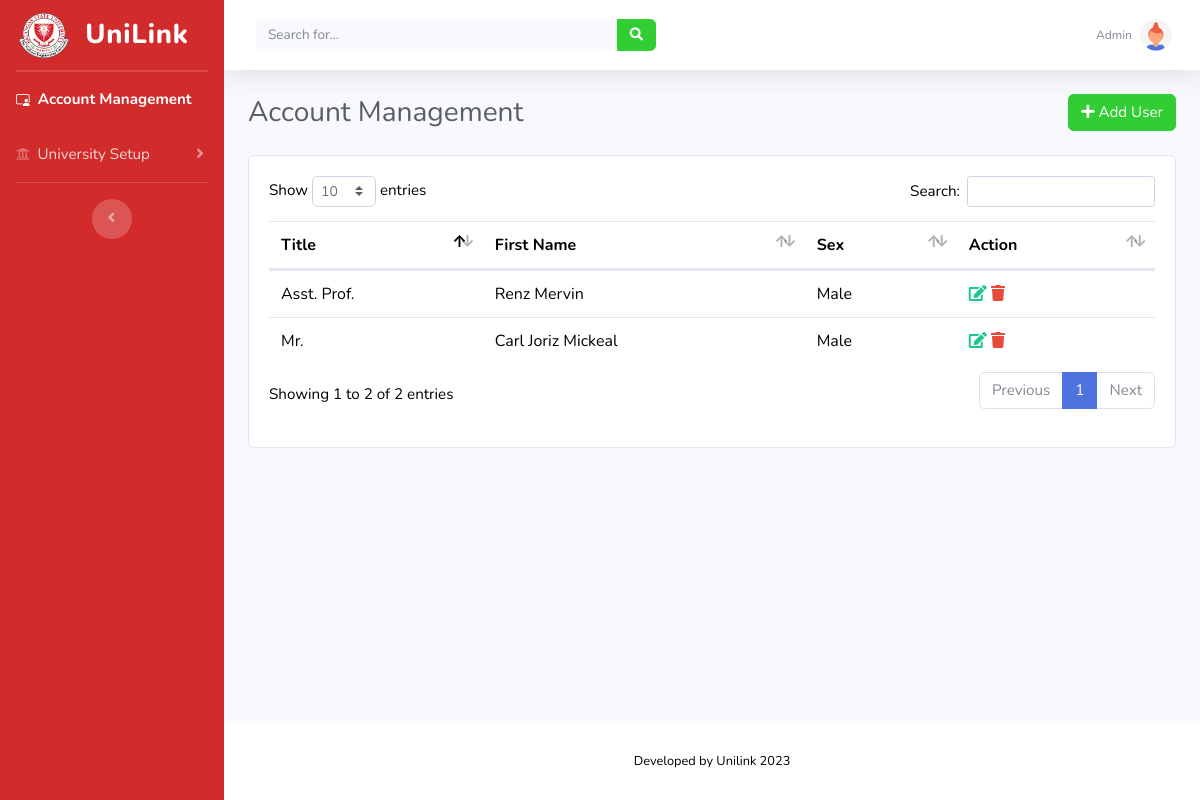
Before: /ADMIN/main_user_management.php (signed in) with the older database file.
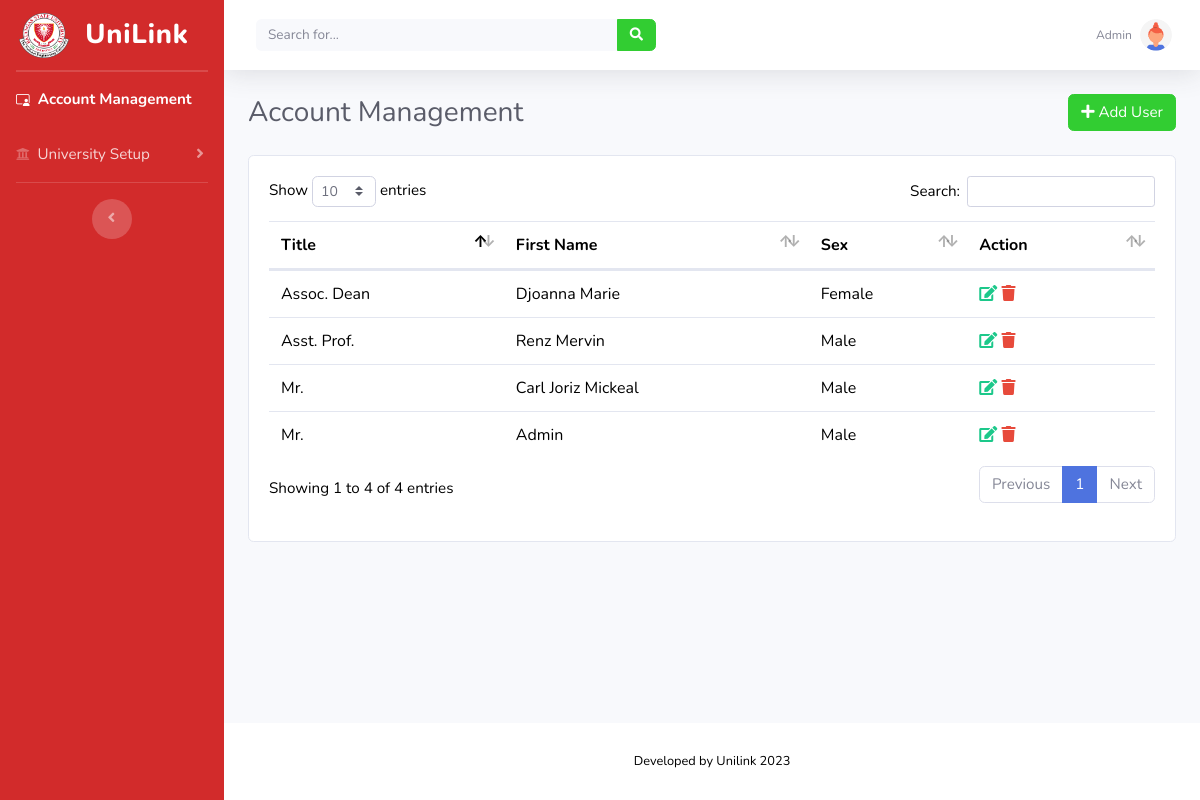
After: the same page with the newer database file.
### tables this page shows
CREATE TABLE `users` (
  `id` int(11) NOT NULL,
  `title` varchar(100) NOT NULL,
  `first_name` varchar(100) NOT NULL,
  `mid_name` varchar(100) NOT NULL,
  `last_name` varchar(100) NOT NULL,
  `sex` varchar(25) NOT NULL,
  `email` varchar(100) NOT NULL,
  `pass` varchar(255) NOT NULL,
  `privelege` varchar(25) NOT NULL
);

### ADMIN/main_user_management.php (the view, shortened to what the changed rows need)
<?php
  include 'includes/db.php';
?>
<html lang="en">
  <head>
    <link href="vendor/fontawesome-free/css/all.min.css" rel="stylesheet" type="text/css">
    <link rel="stylesheet" href="https://cdn.jsdelivr.net/npm/bootstrap-icons@1.11.0/font/bootstrap-icons.css">
    <link href="css/sb-admin-2.min.css" rel="stylesheet">
    <link href="vendor/datatables/dataTables.bootstrap4.min.css" rel="stylesheet">
      </head>
  <body id="page-top">
    <div id="wrapper">
      <div id="content-wrapper" class="d-flex flex-column">
        <div id="content">
          <div class="container-fluid">
              <div class="card">
                <div class="card-body">
                  <div class="table">
                  <table id="managementTable" class="table display" data-ordering="true" data-paging="true" data-searching="true">
                    <thead>
                      <tr>
                      <th>Title</th>
                      <th>First Name</th>
                      <th>Sex</th>
                      <th>Action</th>
                      </tr>
                    </thead>
                      <tbody>
                            <?php
                              $sql = "SELECT * FROM `users`";
                              $result = $conn->query($sql);
                              while($row = $result->fetch_assoc()) {
                            ?>
                              <tr>
                                <td><?=$row['title']?></td>
                                <td><?=$row['first_name']?></td>
                                <td><?=$row['sex']?></td>
                                <td>
                                <a href="user_edit.php?id=<?=$row['id']?>"class="editUser">
                                  <i class='fas fa-edit text-success'></i>
                                </a>
                                <a href="main_user_management.php?delete=<?= $row['id'] ?>" onClick="return confirm('Are you sure you want to delete?')" name="deluser">
                                  <i class="fas fa-trash text-danger"></i>
                                </a>
                              </td>
                              </tr>
                            <?php
                              }
                            ?>
                          </tbody>
                        </table>
                      </div>
                      </div>
                    </div>
          </div>
        </div>
  </body>
</html>

Changed rows visible on the page:
added users: title "Mr.", first_name "Admin", sex "Male"
added users: title "Assoc. Dean", first_name "Djoanna Marie", sex "Female"
Other visible differences:
text written by a page script: "Show entries Search: Showing 1 to 2 of 2 entries Previous 1 Next" → "Show entries Search: Showing 1 to 4 of 4 entries Previous 1 Next"
